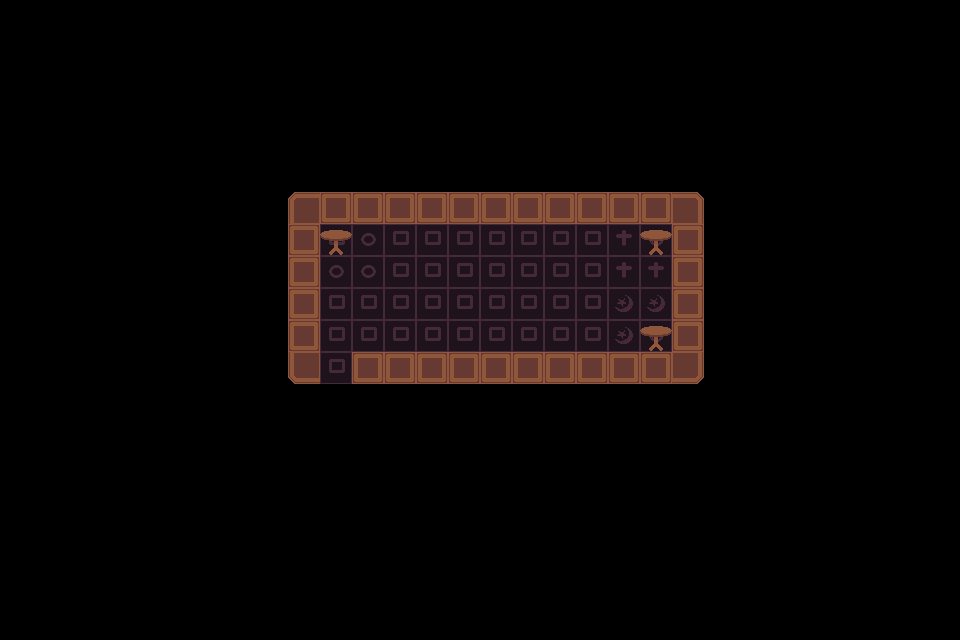

Below is a game level as drawn by its tile map, then a one-line description and the .tmx that defines it (tile-layer data replaced by summaries):
An orthogonal 30x20 tile map with 32x32 px tiles, 2 tile layers (pol, walls).

<map version="1.10" tiledversion="1.11.0" orientation="orthogonal" renderorder="right-down" width="30" height="20" tilewidth="32" tileheight="32" infinite="0" nextlayerid="3" nextobjectid="1">
 <tileset firstgid="1" name="tileset" tilewidth="32" tileheight="32" tilecount="10" columns="5">
  <image source="tileset.png" width="160" height="64" />
  <tile id="0">
   <properties>
    <property name="solid" type="bool" value="true" />
   </properties>
  </tile>
  <tile id="1">
   <properties>
    <property name="solid" type="bool" value="true" />
   </properties>
  </tile>
  <tile id="4">
   <properties>
    <property name="solid" type="bool" value="true" />
   </properties>
  </tile>
  <tile id="5">
   <properties>
    <property name="solid" type="bool" value="true" />
   </properties>
  </tile>
  <tile id="6">
   <properties>
    <property name="solid" type="bool" value="true" />
   </properties>
  </tile>
  <tile id="9">
   <properties>
    <property name="solid" type="bool" value="true" />
   </properties>
  </tile>
 </tileset>
 <layer id="2" name="pol" width="30" height="20">
  <data>[600 cells, 45 non-empty, 4 distinct tile ids]</data>
 </layer>
 <layer id="1" name="walls" width="30" height="20">
  <data>[600 cells, 36 non-empty, 6 distinct tile ids]</data>
 </layer>
</map>
